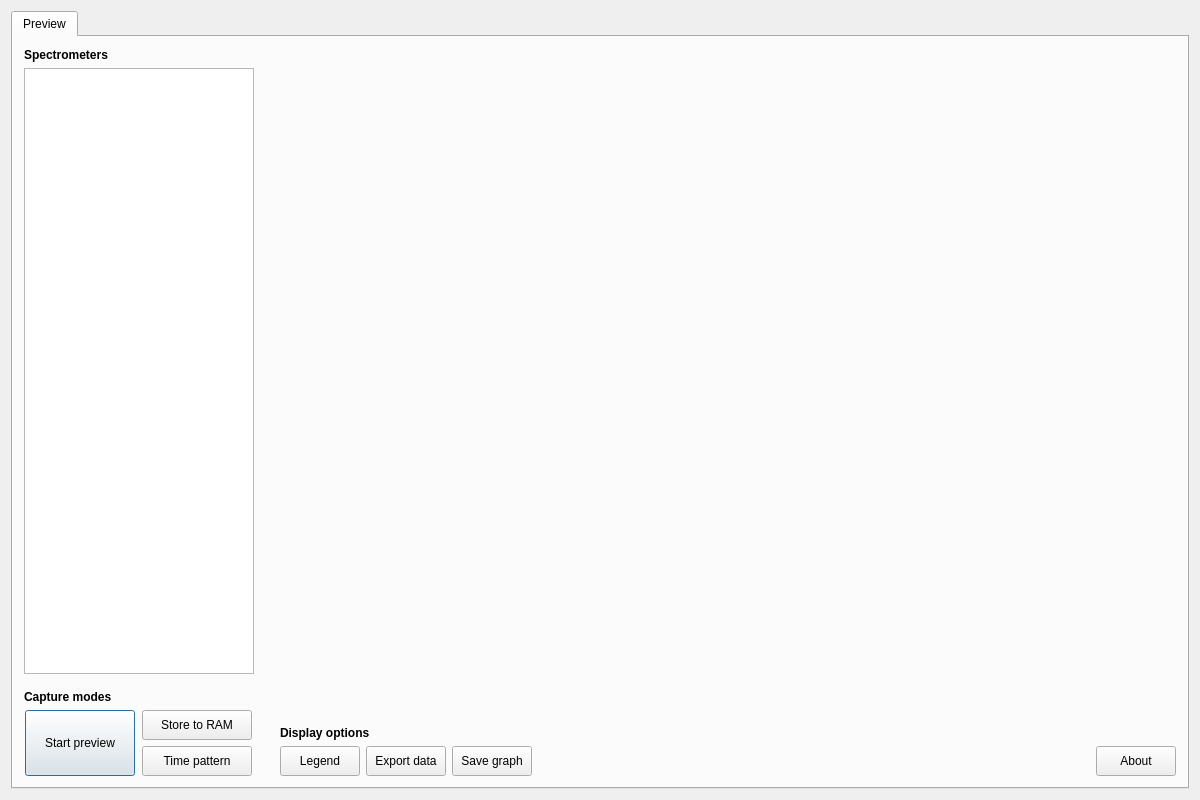
<?xml version="1.0" encoding="UTF-8"?>
<ui version="4.0">
 <class>Panel</class>
 <widget class="QDialog" name="Panel">
  <property name="geometry">
   <rect>
    <x>0</x>
    <y>0</y>
    <width>1200</width>
    <height>800</height>
   </rect>
  </property>
  <property name="sizePolicy">
   <sizepolicy hsizetype="Minimum" vsizetype="Minimum">
    <horstretch>0</horstretch>
    <verstretch>0</verstretch>
   </sizepolicy>
  </property>
  <property name="minimumSize">
   <size>
    <width>1200</width>
    <height>800</height>
   </size>
  </property>
  <property name="windowTitle">
   <string>Optical blood analysis toolkit</string>
  </property>
  <layout class="QGridLayout" name="gridLayout">
   <item row="0" column="0">
    <layout class="QVBoxLayout" name="verticalLayout">
     <property name="spacing">
      <number>5</number>
     </property>
     <item>
      <widget class="QTabWidget" name="tabWidget">
       <property name="currentIndex">
        <number>0</number>
       </property>
       <widget class="QWidget" name="tab">
        <attribute name="title">
         <string>Preview</string>
        </attribute>
        <layout class="QGridLayout" name="gridLayout_3">
         <item row="0" column="0">
          <layout class="QHBoxLayout" name="horizontalLayout_2">
           <item>
            <layout class="QVBoxLayout" name="verticalLayout_2">
             <item>
              <widget class="QLabel" name="label">
               <property name="sizePolicy">
                <sizepolicy hsizetype="Preferred" vsizetype="Fixed">
                 <horstretch>0</horstretch>
                 <verstretch>0</verstretch>
                </sizepolicy>
               </property>
               <property name="font">
                <font>
                 <weight>75</weight>
                 <bold>true</bold>
                </font>
               </property>
               <property name="frameShape">
                <enum>QFrame::NoFrame</enum>
               </property>
               <property name="midLineWidth">
                <number>2</number>
               </property>
               <property name="text">
                <string>Spectrometers</string>
               </property>
               <property name="alignment">
                <set>Qt::AlignLeading|Qt::AlignLeft|Qt::AlignTop</set>
               </property>
              </widget>
             </item>
             <item>
              <widget class="QListWidget" name="list_devices">
               <property name="sizePolicy">
                <sizepolicy hsizetype="Fixed" vsizetype="Expanding">
                 <horstretch>0</horstretch>
                 <verstretch>0</verstretch>
                </sizepolicy>
               </property>
               <property name="minimumSize">
                <size>
                 <width>230</width>
                 <height>540</height>
                </size>
               </property>
               <property name="maximumSize">
                <size>
                 <width>230</width>
                 <height>16777215</height>
                </size>
               </property>
               <property name="verticalScrollBarPolicy">
                <enum>Qt::ScrollBarAlwaysOff</enum>
               </property>
               <property name="horizontalScrollBarPolicy">
                <enum>Qt::ScrollBarAlwaysOff</enum>
               </property>
               <property name="autoScroll">
                <bool>false</bool>
               </property>
              </widget>
             </item>
             <item>
              <spacer name="verticalSpacer_6">
               <property name="orientation">
                <enum>Qt::Vertical</enum>
               </property>
               <property name="sizeType">
                <enum>QSizePolicy::Fixed</enum>
               </property>
               <property name="sizeHint" stdset="0">
                <size>
                 <width>20</width>
                 <height>10</height>
                </size>
               </property>
              </spacer>
             </item>
             <item>
              <widget class="QLabel" name="label_2">
               <property name="font">
                <font>
                 <weight>75</weight>
                 <bold>true</bold>
                </font>
               </property>
               <property name="text">
                <string>Capture modes</string>
               </property>
               <property name="alignment">
                <set>Qt::AlignLeading|Qt::AlignLeft|Qt::AlignTop</set>
               </property>
              </widget>
             </item>
             <item>
              <layout class="QHBoxLayout" name="horizontalLayout">
               <item>
                <widget class="QPushButton" name="pushButton_preview">
                 <property name="sizePolicy">
                  <sizepolicy hsizetype="Fixed" vsizetype="Fixed">
                   <horstretch>0</horstretch>
                   <verstretch>0</verstretch>
                  </sizepolicy>
                 </property>
                 <property name="minimumSize">
                  <size>
                   <width>110</width>
                   <height>66</height>
                  </size>
                 </property>
                 <property name="maximumSize">
                  <size>
                   <width>100</width>
                   <height>66</height>
                  </size>
                 </property>
                 <property name="text">
                  <string>Start preview</string>
                 </property>
                </widget>
               </item>
               <item>
                <layout class="QVBoxLayout" name="verticalLayout_4">
                 <item>
                  <widget class="QPushButton" name="pushButton_storeToRam">
                   <property name="enabled">
                    <bool>true</bool>
                   </property>
                   <property name="sizePolicy">
                    <sizepolicy hsizetype="Fixed" vsizetype="Fixed">
                     <horstretch>0</horstretch>
                     <verstretch>0</verstretch>
                    </sizepolicy>
                   </property>
                   <property name="minimumSize">
                    <size>
                     <width>110</width>
                     <height>30</height>
                    </size>
                   </property>
                   <property name="maximumSize">
                    <size>
                     <width>100</width>
                     <height>30</height>
                    </size>
                   </property>
                   <property name="text">
                    <string>Store to RAM</string>
                   </property>
                  </widget>
                 </item>
                 <item>
                  <widget class="QPushButton" name="pushButton_timePattern">
                   <property name="enabled">
                    <bool>true</bool>
                   </property>
                   <property name="sizePolicy">
                    <sizepolicy hsizetype="Fixed" vsizetype="Fixed">
                     <horstretch>0</horstretch>
                     <verstretch>0</verstretch>
                    </sizepolicy>
                   </property>
                   <property name="minimumSize">
                    <size>
                     <width>110</width>
                     <height>30</height>
                    </size>
                   </property>
                   <property name="maximumSize">
                    <size>
                     <width>100</width>
                     <height>30</height>
                    </size>
                   </property>
                   <property name="text">
                    <string>Time pattern</string>
                   </property>
                  </widget>
                 </item>
                </layout>
               </item>
              </layout>
             </item>
            </layout>
           </item>
           <item>
            <spacer name="horizontalSpacer_4">
             <property name="orientation">
              <enum>Qt::Horizontal</enum>
             </property>
             <property name="sizeType">
              <enum>QSizePolicy::Fixed</enum>
             </property>
             <property name="sizeHint" stdset="0">
              <size>
               <width>20</width>
               <height>20</height>
              </size>
             </property>
            </spacer>
           </item>
           <item>
            <layout class="QVBoxLayout" name="verticalLayout_3">
             <item>
              <spacer name="verticalSpacer_5">
               <property name="orientation">
                <enum>Qt::Vertical</enum>
               </property>
               <property name="sizeType">
                <enum>QSizePolicy::Fixed</enum>
               </property>
               <property name="sizeHint" stdset="0">
                <size>
                 <width>20</width>
                 <height>16</height>
                </size>
               </property>
              </spacer>
             </item>
             <item>
              <widget class="Plot" name="qwtPlot">
               <property name="sizePolicy">
                <sizepolicy hsizetype="Expanding" vsizetype="Expanding">
                 <horstretch>0</horstretch>
                 <verstretch>0</verstretch>
                </sizepolicy>
               </property>
               <property name="minimumSize">
                <size>
                 <width>0</width>
                 <height>0</height>
                </size>
               </property>
              </widget>
             </item>
             <item>
              <spacer name="verticalSpacer_4">
               <property name="orientation">
                <enum>Qt::Vertical</enum>
               </property>
               <property name="sizeType">
                <enum>QSizePolicy::Fixed</enum>
               </property>
               <property name="sizeHint" stdset="0">
                <size>
                 <width>20</width>
                 <height>10</height>
                </size>
               </property>
              </spacer>
             </item>
             <item>
              <widget class="QLabel" name="label_4">
               <property name="font">
                <font>
                 <weight>75</weight>
                 <bold>true</bold>
                </font>
               </property>
               <property name="text">
                <string>Display options</string>
               </property>
              </widget>
             </item>
             <item>
              <layout class="QHBoxLayout" name="horizontalLayout_3">
               <property name="sizeConstraint">
                <enum>QLayout::SetDefaultConstraint</enum>
               </property>
               <item>
                <widget class="QPushButton" name="pushButton_legend">
                 <property name="minimumSize">
                  <size>
                   <width>80</width>
                   <height>30</height>
                  </size>
                 </property>
                 <property name="maximumSize">
                  <size>
                   <width>80</width>
                   <height>30</height>
                  </size>
                 </property>
                 <property name="text">
                  <string>Legend</string>
                 </property>
                </widget>
               </item>
               <item>
                <widget class="QPushButton" name="pushButton_exportData">
                 <property name="sizePolicy">
                  <sizepolicy hsizetype="Maximum" vsizetype="Fixed">
                   <horstretch>0</horstretch>
                   <verstretch>0</verstretch>
                  </sizepolicy>
                 </property>
                 <property name="minimumSize">
                  <size>
                   <width>80</width>
                   <height>30</height>
                  </size>
                 </property>
                 <property name="maximumSize">
                  <size>
                   <width>80</width>
                   <height>30</height>
                  </size>
                 </property>
                 <property name="text">
                  <string>Export data</string>
                 </property>
                </widget>
               </item>
               <item>
                <widget class="QPushButton" name="pushButton_saveGraph">
                 <property name="sizePolicy">
                  <sizepolicy hsizetype="Maximum" vsizetype="Fixed">
                   <horstretch>0</horstretch>
                   <verstretch>0</verstretch>
                  </sizepolicy>
                 </property>
                 <property name="minimumSize">
                  <size>
                   <width>80</width>
                   <height>30</height>
                  </size>
                 </property>
                 <property name="maximumSize">
                  <size>
                   <width>80</width>
                   <height>30</height>
                  </size>
                 </property>
                 <property name="text">
                  <string>Save graph</string>
                 </property>
                </widget>
               </item>
               <item>
                <spacer name="horizontalSpacer">
                 <property name="orientation">
                  <enum>Qt::Horizontal</enum>
                 </property>
                 <property name="sizeHint" stdset="0">
                  <size>
                   <width>100</width>
                   <height>23</height>
                  </size>
                 </property>
                </spacer>
               </item>
               <item>
                <widget class="QPushButton" name="pushButton_about">
                 <property name="sizePolicy">
                  <sizepolicy hsizetype="Maximum" vsizetype="Fixed">
                   <horstretch>0</horstretch>
                   <verstretch>0</verstretch>
                  </sizepolicy>
                 </property>
                 <property name="minimumSize">
                  <size>
                   <width>80</width>
                   <height>30</height>
                  </size>
                 </property>
                 <property name="maximumSize">
                  <size>
                   <width>80</width>
                   <height>30</height>
                  </size>
                 </property>
                 <property name="text">
                  <string>About</string>
                 </property>
                </widget>
               </item>
              </layout>
             </item>
            </layout>
           </item>
          </layout>
         </item>
        </layout>
       </widget>
      </widget>
     </item>
    </layout>
   </item>
  </layout>
 </widget>
 <layoutdefault spacing="6" margin="11"/>
 <customwidgets>
  <customwidget>
   <class>Plot</class>
   <extends>QFrame</extends>
   <header>plot.h</header>
   <container>1</container>
  </customwidget>
 </customwidgets>
 <resources/>
 <connections/>
</ui>
